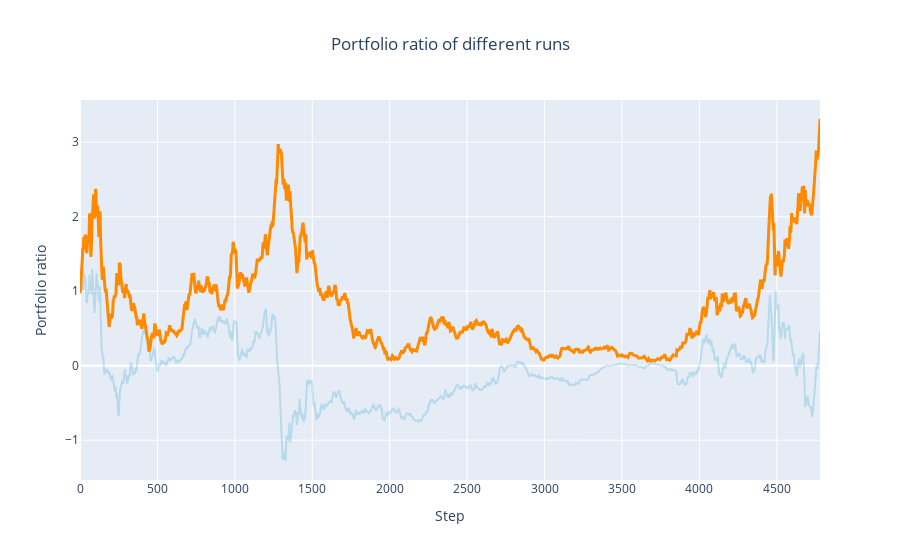
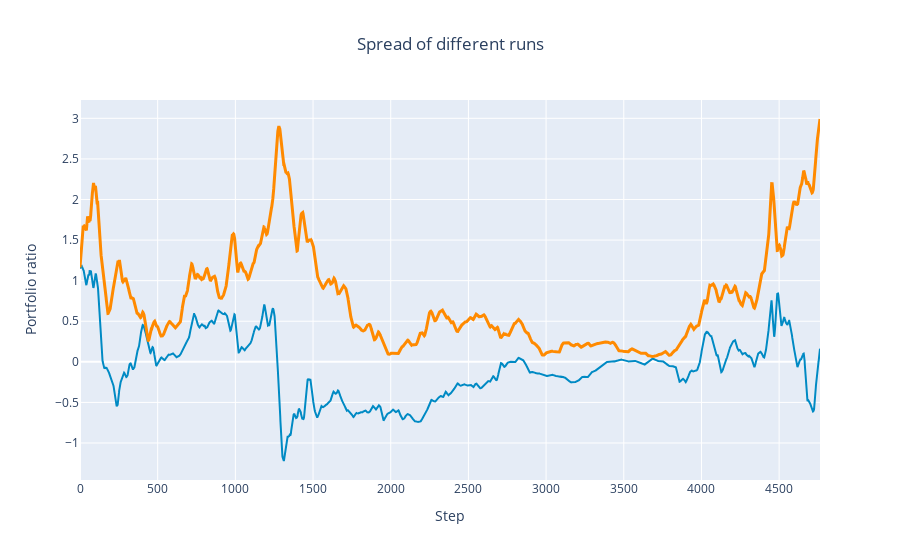
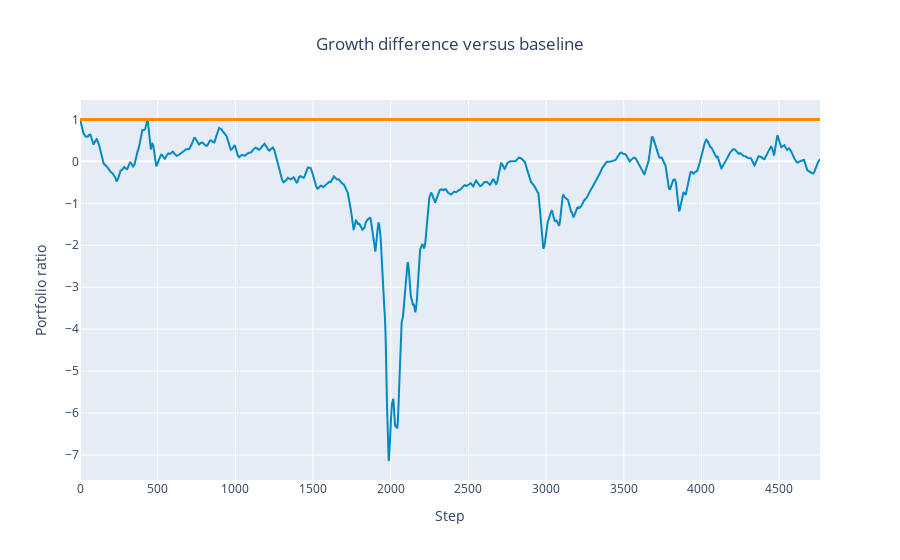

The code cell stored with these charts, in order, in its notebook:
### Code cell
def smooth(y, factor):
    box = np.ones(factor)/factor
    y_smooth = np.convolve(y, box, mode='same')
    return y_smooth[(factor//2):-(factor//2)]

def plot_runs(log_file='logs', train_test='train'):
    with open(f'data/{log_file}.pkl', 'rb') as handle:
        logs = pickle.load(handle)
        
    fig = go.Figure()
    
    hold       = smooth(logs['baseline'], 4)
    portfolios = logs['portfolio']

    for run, portfolio in enumerate(portfolios):
        scale = run / len(portfolios)
        
        portfolio = smooth(portfolio, 4)
        
        fig.add_trace(go.Scatter(x=list(range(len(portfolio))), 
                                 y=portfolio,
                                 mode='lines',
                                 line=dict(color=f'rgba(0, 138, 196, {scale + .2})'),
                                 name=f'Run {run+1}'))
        
    fig.add_trace(go.Scatter(x=list(range(len(hold))), 
                             y=hold,
                             mode='lines',
                             line=dict(color='#ff8a00', width=3),
                             name=f'Original'))
    
    fig.update_layout(
        xaxis=dict(title='Step'),
        yaxis=dict(title='Portfolio ratio'),
        title='Portfolio ratio of different runs',
        title_x=0.5,
        showlegend = False)
    
    fig.show()
    
    fig = plot_spread(np.array(logs['portfolio']), 
            title='Spread of different runs', 
            xlabel='Step', 
            ylabel='Portfolio ratio')
    
    fig.add_trace(go.Scatter(x=list(range(len(hold))), 
                             y=smooth(logs['baseline'], 20),
                             mode='lines',
                             line=dict(color='#ff8a00', width=3),
                             name=f'Original'))
    
    fig.show()
    
    fig = plot_spread(np.array(np.array(logs['portfolio']) / np.array(logs['baseline'])), 
            title='Growth difference versus baseline', 
            xlabel='Step', 
            ylabel='Portfolio ratio')
    
    fig.add_trace(go.Scatter(x=list(range(len(hold))), 
                             y=[1 for _ in hold][16:],
                             mode='lines',
                             line=dict(color='#ff8a00', width=3),
                             name=f'Original'))
    
    fig.show()
    
plot_runs('logs')

### Figure 1 — Plotly figure (JSON) as saved in the notebook; plotly's stock layout.template omitted (floating-point values rounded to 4 significant figures; data arrays with more than 128 entries replaced by an {"elided": "..."} marker saying what was removed)
{"data": [{"line": {"color": "rgba(0, 138, 196, 0.2)"}, "mode": "lines", "name": "Run 1", "type": "scatter", "x": {"elided": "4780 int values"}, "y": {"elided": "4780 float values"}}, {"line": {"color": "#ff8a00", "width": 3}, "mode": "lines", "name": "Original", "type": "scatter", "x": {"elided": "4780 int values"}, "y": {"elided": "4780 float values"}}], "layout": {"showlegend": false, "title": {"text": "Portfolio ratio of different runs", "x": 0.5}, "xaxis": {"title": {"text": "Step"}}, "yaxis": {"title": {"text": "Portfolio ratio"}}}}

### Figure 2 — Plotly figure (JSON) as saved in the notebook; plotly's stock layout.template omitted (floating-point values rounded to 4 significant figures; data arrays with more than 128 entries replaced by an {"elided": "..."} marker saying what was removed)
{"data": [{"hoverinfo": "skip", "line": {"width": 0}, "mode": "lines", "type": "scatter", "x": {"elided": "4764 int values"}, "y": {"elided": "4764 float values"}}, {"fill": "tonexty", "fillcolor": "rgba(0, 138, 196, 0.1)", "line": {"color": "#008ac4", "width": 2}, "mode": "lines", "type": "scatter", "x": {"elided": "4764 int values"}, "y": {"elided": "4764 float values"}}, {"fill": "tonexty", "fillcolor": "rgba(0, 138, 196, 0.1)", "hoverinfo": "skip", "line": {"width": 0}, "mode": "lines", "type": "scatter", "x": {"elided": "4764 int values"}, "y": {"elided": "4764 float values"}}, {"line": {"color": "#ff8a00", "width": 3}, "mode": "lines", "name": "Original", "type": "scatter", "x": {"elided": "4780 int values"}, "y": {"elided": "4764 float values"}}], "layout": {"showlegend": false, "title": {"text": "Spread of different runs", "x": 0.5}, "xaxis": {"title": {"text": "Step"}}, "yaxis": {"title": {"text": "Portfolio ratio"}}}}

### Figure 3 — Plotly figure (JSON) as saved in the notebook; plotly's stock layout.template omitted (floating-point values rounded to 4 significant figures; data arrays with more than 128 entries replaced by an {"elided": "..."} marker saying what was removed)
{"data": [{"hoverinfo": "skip", "line": {"width": 0}, "mode": "lines", "type": "scatter", "x": {"elided": "4764 int values"}, "y": {"elided": "4764 float values"}}, {"fill": "tonexty", "fillcolor": "rgba(0, 138, 196, 0.1)", "line": {"color": "#008ac4", "width": 2}, "mode": "lines", "type": "scatter", "x": {"elided": "4764 int values"}, "y": {"elided": "4764 float values"}}, {"fill": "tonexty", "fillcolor": "rgba(0, 138, 196, 0.1)", "hoverinfo": "skip", "line": {"width": 0}, "mode": "lines", "type": "scatter", "x": {"elided": "4764 int values"}, "y": {"elided": "4764 float values"}}, {"line": {"color": "#ff8a00", "width": 3}, "mode": "lines", "name": "Original", "type": "scatter", "x": {"elided": "4780 int values"}, "y": {"elided": "4764 int values"}}], "layout": {"showlegend": false, "title": {"text": "Growth difference versus baseline", "x": 0.5}, "xaxis": {"title": {"text": "Step"}}, "yaxis": {"title": {"text": "Portfolio ratio"}}}}
